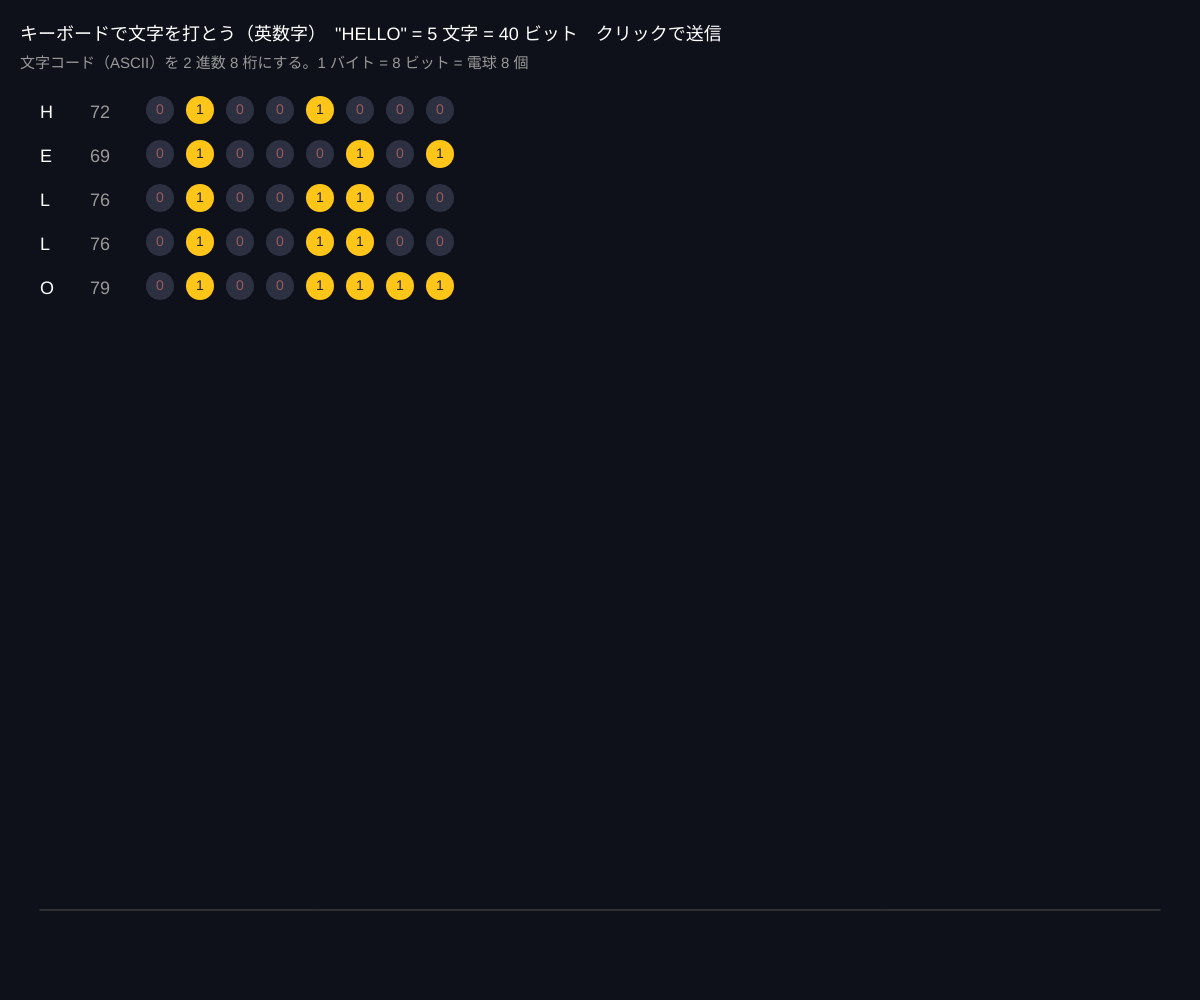
Frame 1 (no input)
Frame 60 (no input): identical to frame 1, image omitted
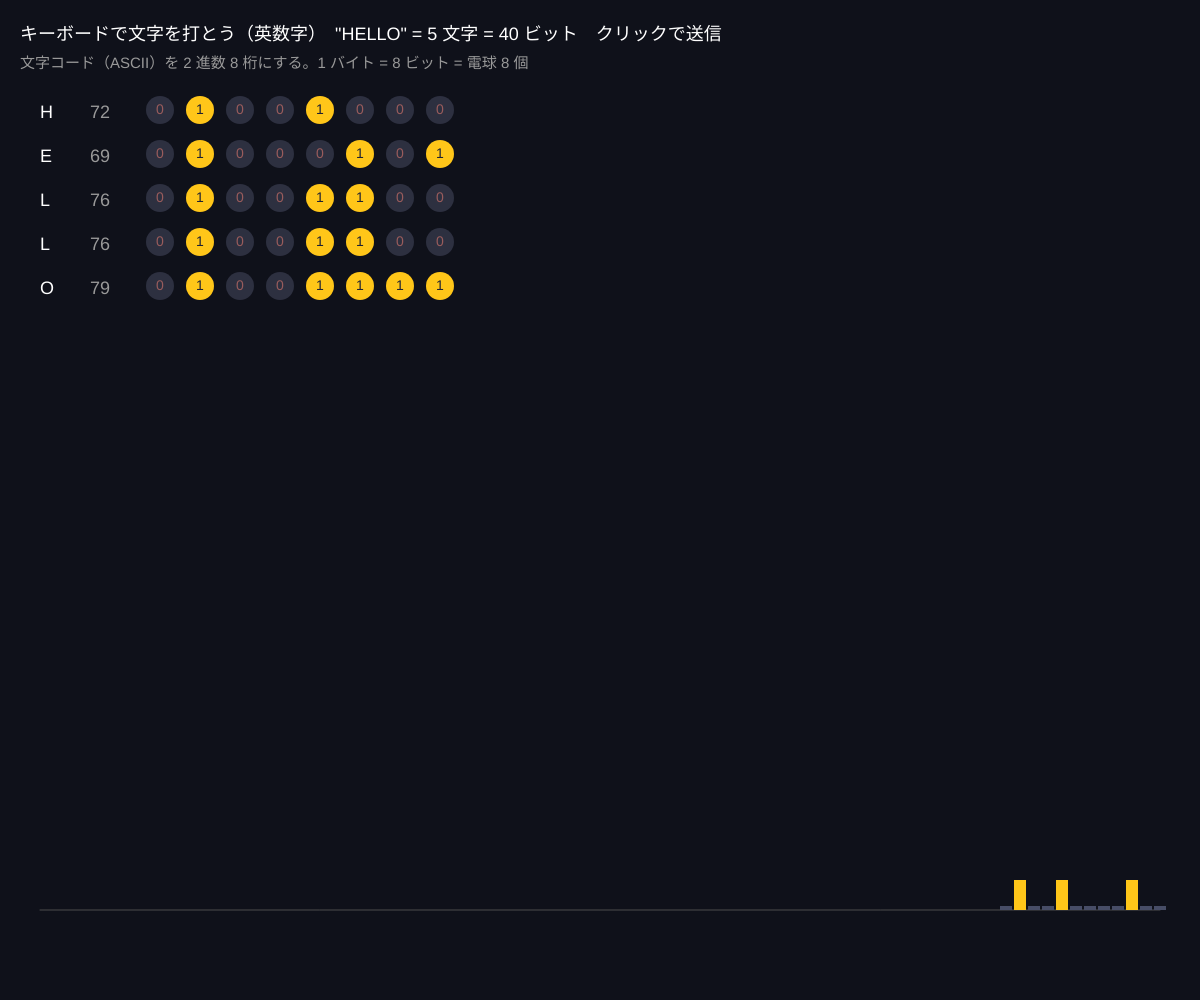
Frame 120 (the mouse pressed at the canvas centre since frame 60)

The p5.js sketch that drew these frames (run headless with seeded random() and noise() and a simulated clock; from frame 60 on, the mouse is pressed at the canvas centre):

// p5.js sketch
// ── sketch.js
// ============================================
// 00 文字をビットにする（情報は 0 と 1）
// キーボードで文字を打つと、1文字が 8 個の電球（ビット）になって並ぶ
// コンピュータも通信も、すべてはこの 0/1 の列を送っている
// キーで入力 / Backspace で消す / クリックで送信アニメーション
// ============================================

let message = 'HELLO';
let sending = false;
let sendPos = 0;

function setup() {
  createCanvas(windowWidth, windowHeight);
  colorMode(HSB, 360, 100, 100, 100);
}

function draw() {
  background(230, 40, 10);

  // ★ 文字 → 文字コード（ASCII）→ 2進数 8 桁
  let bits = '';
  for (let ch of message) bits += ch.charCodeAt(0).toString(2).padStart(8, '0');

  // 文字ごとの表示
  let rowY = 110;
  textSize(18);
  for (let i = 0; i < message.length; i++) {
    let ch = message[i];
    let code = ch.charCodeAt(0);
    let b = code.toString(2).padStart(8, '0');
    let y = rowY + i * 44;
    if (y > height - 160) break;
    noStroke();
    fill(0, 0, 100);
    text(ch === ' ' ? '␣' : ch, 40, y + 8);
    fill(0, 0, 60);
    text(code, 90, y + 8);
    // 8 個の電球
    for (let k = 0; k < 8; k++) {
      let on = b[k] === '1';
      let x = 160 + k * 40;
      fill(on ? 45 : 230, on ? 90 : 30, on ? 100 : 25);
      circle(x, y, 28);
      fill(on ? 230 : 0, 40, on ? 20 : 60);
      textAlign(CENTER, CENTER);
      textSize(14);
      text(b[k], x, y);
      textAlign(LEFT, BASELINE);
      textSize(18);
    }
  }

  // 送信アニメーション：ビット列が右へ流れる
  let lineY = height - 90;
  stroke(0, 0, 30);
  line(40, lineY, width - 40, lineY);
  noStroke();
  if (sending) {
    sendPos += 4;
    for (let i = 0; i < bits.length; i++) {
      let x = 40 + i * 14 - sendPos + width;
      if (x < 40 || x > width - 40) continue;
      let on = bits[i] === '1';
      fill(on ? 45 : 230, on ? 90 : 30, on ? 100 : 40);
      rect(x, on ? lineY - 30 : lineY - 4, 12, on ? 30 : 4); // 1 = 高い、0 = 低い（電圧のイメージ）
    }
    if (sendPos > bits.length * 14 + width) sending = false;
  }

  fill(0, 0, 100);
  textSize(18);
  text('キーボードで文字を打とう（英数字）　"' + message + '" = ' + message.length + ' 文字 = ' + bits.length + ' ビット　クリックで送信', 20, 40);
  fill(0, 0, 60);
  textSize(15);
  text('文字コード（ASCII）を 2 進数 8 桁にする。1 バイト = 8 ビット = 電球 8 個', 20, 68);
}

function keyTyped() {
  if (key.length === 1 && key.charCodeAt(0) < 128 && message.length < 18) message += key.toUpperCase();
}
function keyPressed() {
  if (keyCode === BACKSPACE) message = message.slice(0, -1);
}
function mousePressed() {
  sending = true;
  sendPos = 0;
}

// ---------- やってみよう ----------
// 1. 'A' と 'a' の 2進数を比べよう。1 ビットだけちがう（32 の位）
// 2. 数字の '0' は 48。'0'〜'9' の 2 進数の下 4 桁を見ると？
// 3. 日本語 1 文字は何ビット？（UTF-8 では 24 ビット）→ 'あ'.codePointAt(0) で調べてみよう
